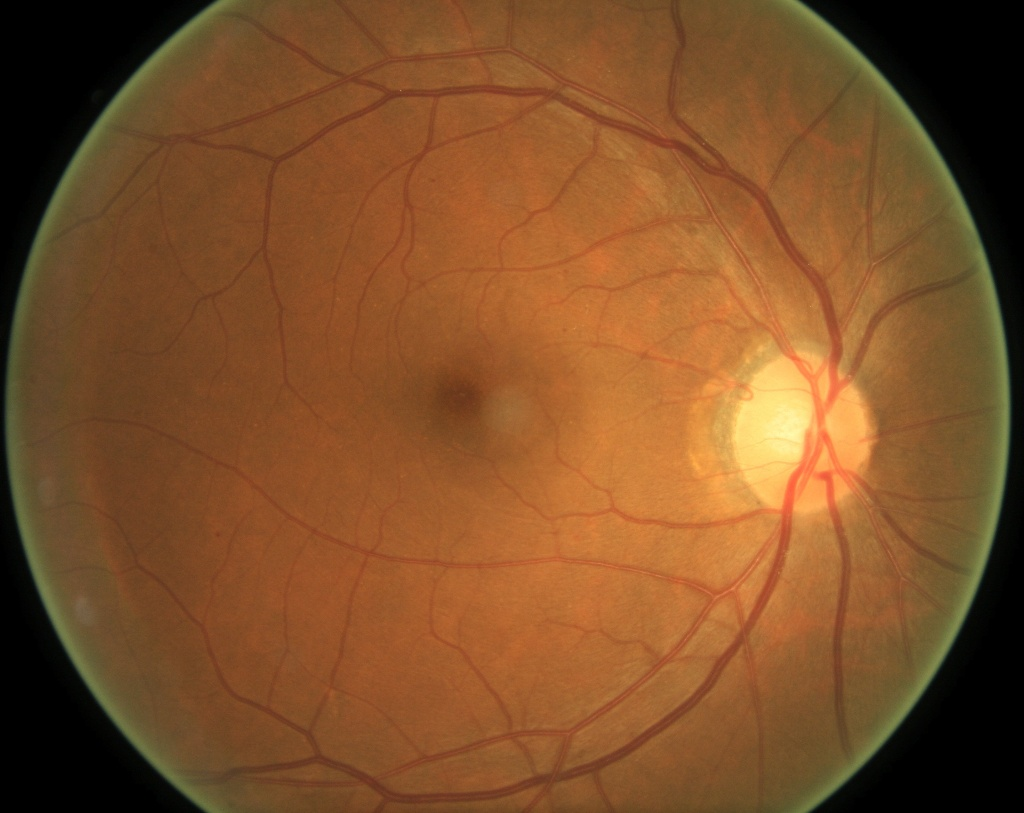
#> input picture raw_images/40_left.jpeg, 1024 x 813 px
$ python -i clahe.py   (imports and definitions only)
#> lines starting #> are read from the running program, lines starting #| are printed output that depends on the picture
import cv2
from matplotlib import pyplot as plt

def __read_image(image_file, gray_scale=False):
#> called with image_file = '../../raw_images/40_left.jpeg', gray_scale = False
    image_src = cv2.imread(image_file)
#> image_src is the input picture: shape (813, 1024, 3); mean B, G, R 41.2, 79.9, 126
    if gray_scale:
        image_src = cv2.cvtColor(image_src, cv2.COLOR_BGR2GRAY)
    else:
        image_src = cv2.cvtColor(image_src, cv2.COLOR_BGR2RGB)
    return image_src


def equalize(image_file, with_plot=False, gray_scale=False):
    if type(image_file) == str:
        image_src = __read_image(image_file=image_file, gray_scale=gray_scale)
    else:
        image_src = image_file

    if not gray_scale:
        r_image, g_image, b_image = cv2.split(image_src)
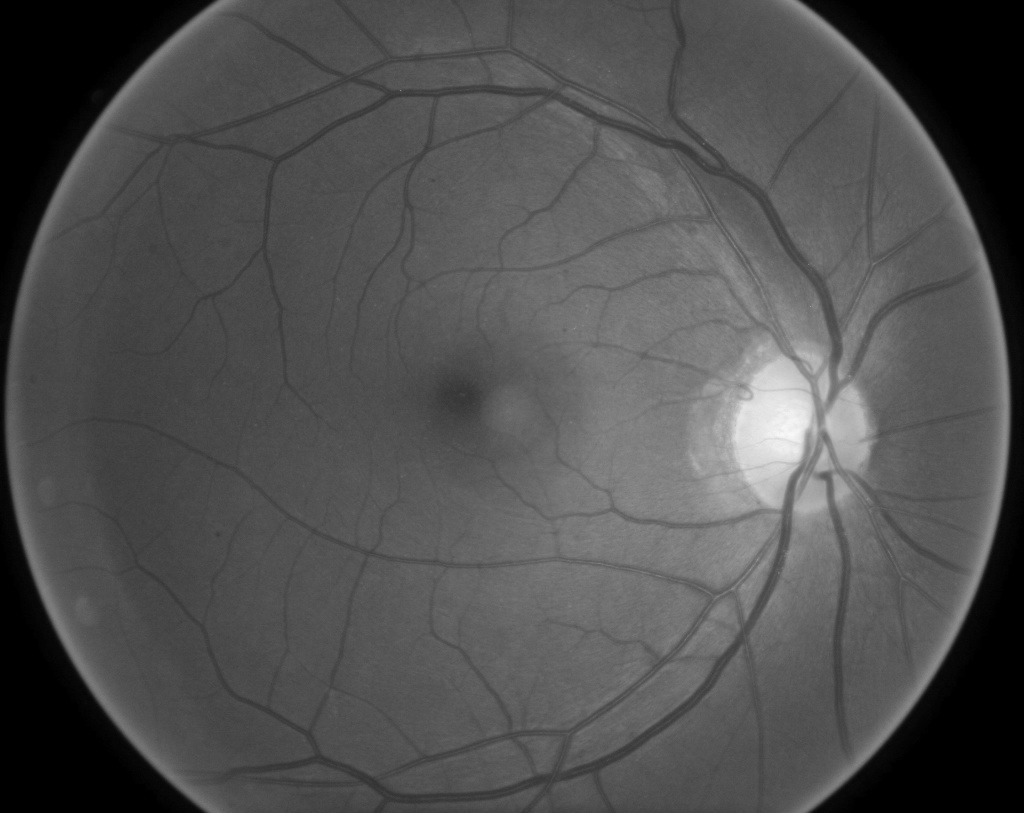
#> g_image: shape (813, 1024); min 0, max 249, mean 79.9
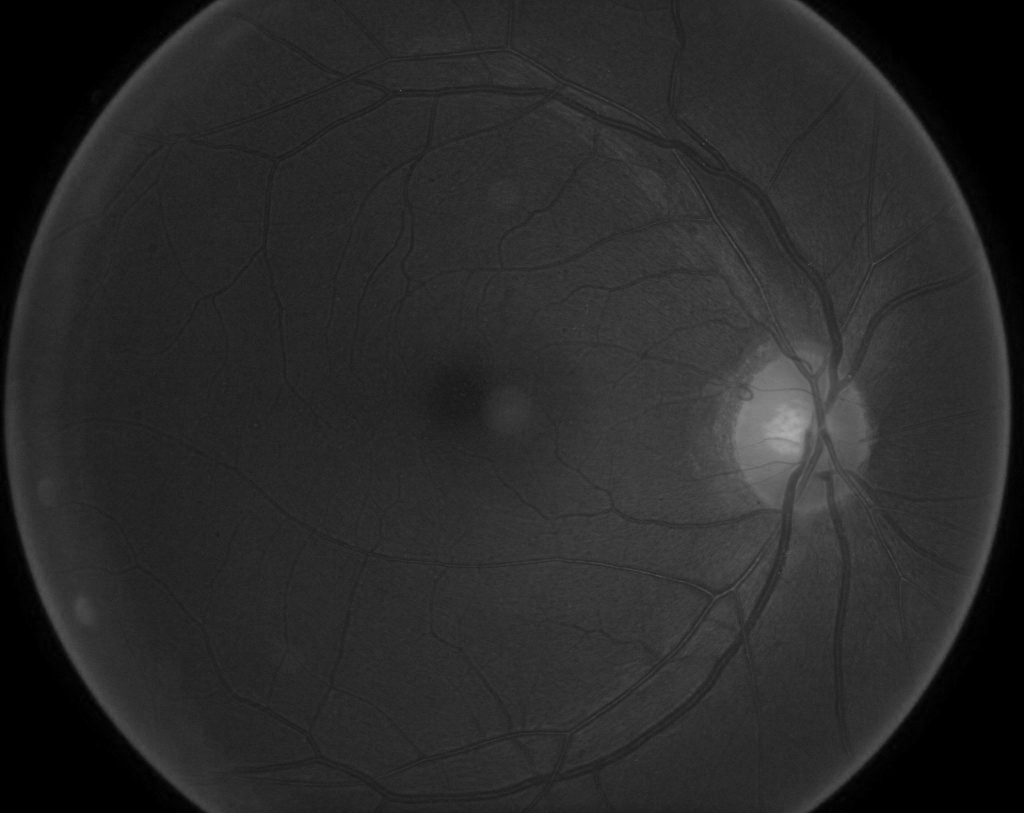
#> b_image: shape (813, 1024); min 0, max 173, mean 41.2

        r_image_eq = cv2.equalizeHist(r_image)
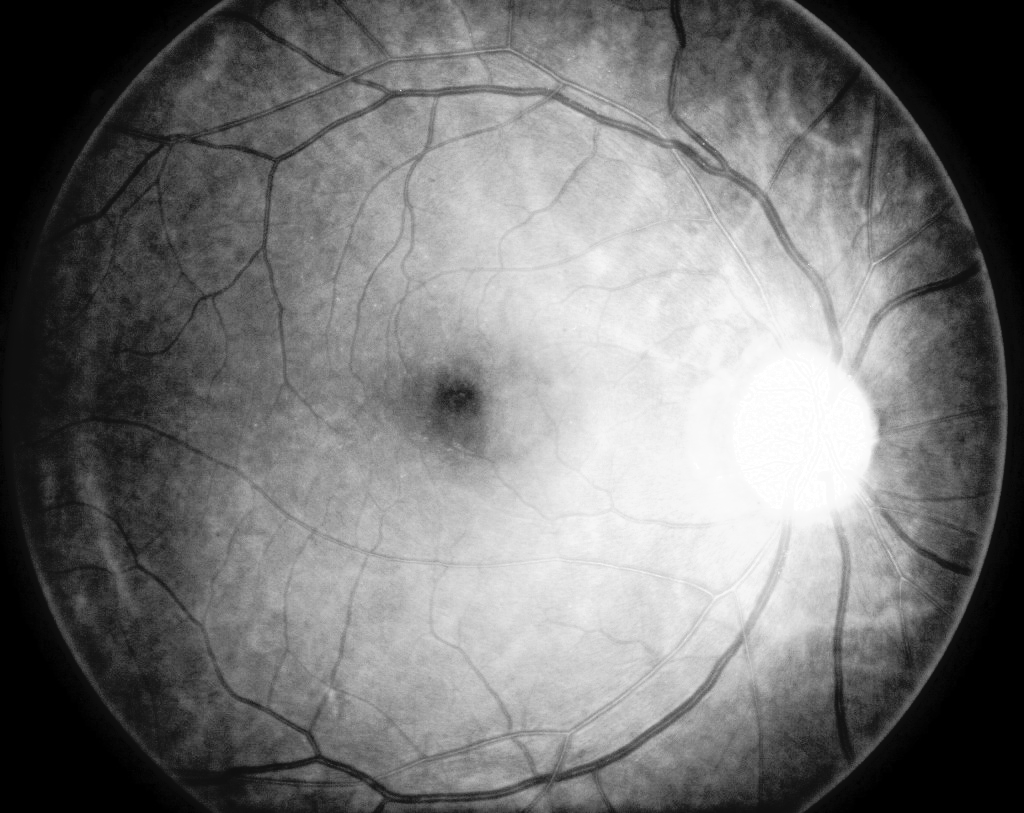
#> r_image_eq: shape (813, 1024); min 0, max 255, mean 116.9
        g_image_eq = cv2.equalizeHist(g_image)
        b_image_eq = cv2.equalizeHist(b_image)
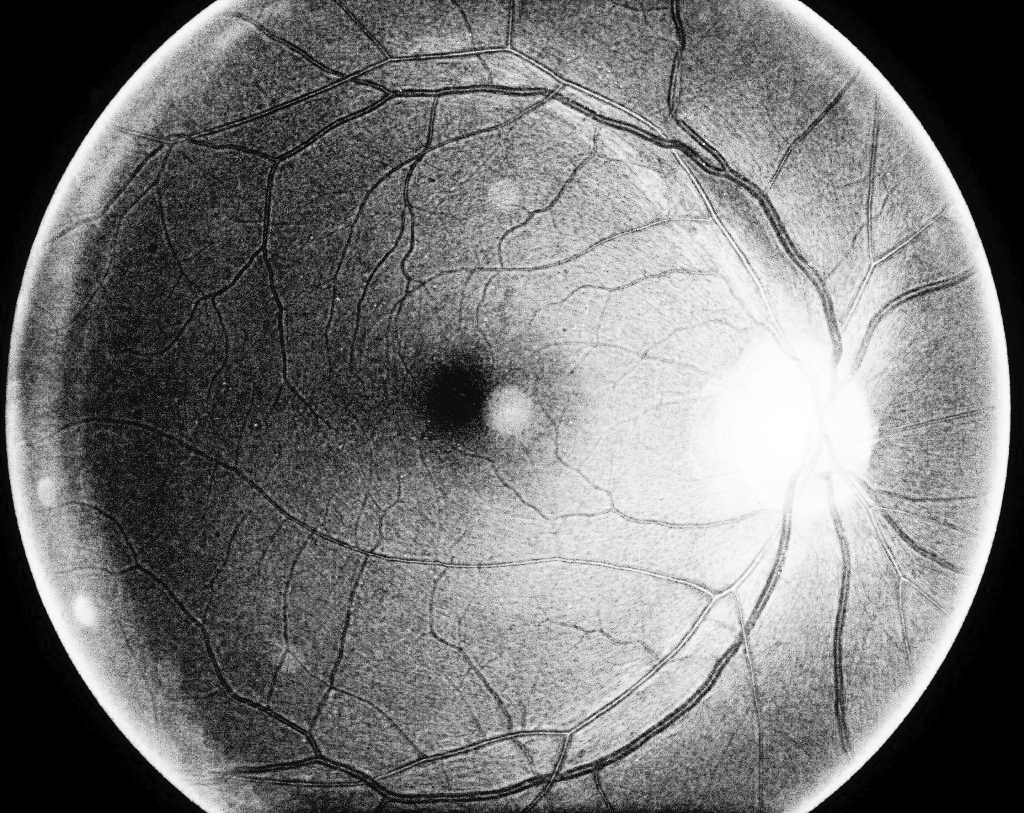
#> b_image_eq: shape (813, 1024); min 0, max 255, mean 119.3

        image_eq = cv2.merge((r_image_eq, g_image_eq, b_image_eq))
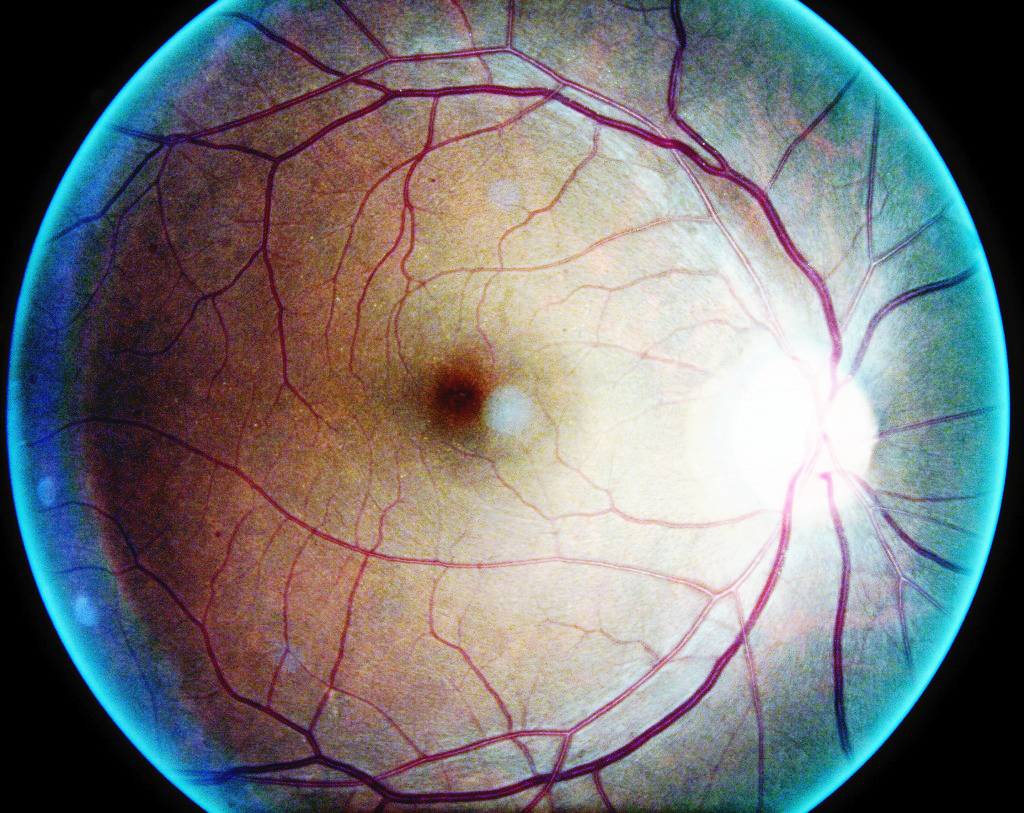
#> image_eq: shape (813, 1024, 3); mean R, G, B 116.9, 117.8, 119.3
        cmap_val = None
    else:
        image_eq = cv2.equalizeHist(image_src)
        cmap_val = 'gray'

    if with_plot:
        fig = plt.figure(figsize=(10, 20))

        ax1 = fig.add_subplot(2, 2, 1)
        ax1.axis("off")
        ax1.title.set_text('Original')
        ax2 = fig.add_subplot(2, 2, 2)
        ax2.axis("off")
        ax2.title.set_text("Equalized")

        ax1.imshow(image_src, cmap=cmap_val)
        ax2.imshow(image_eq, cmap=cmap_val)
        #return True

    return image_eq

>>> result = equalize('../../raw_images/40_left.jpeg')
